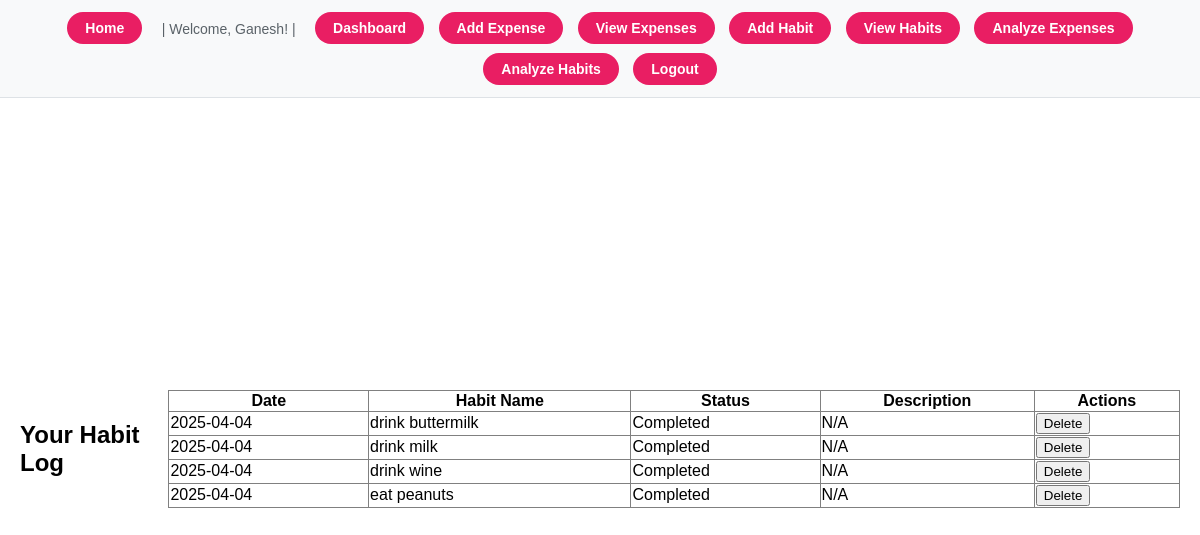
Screenshot of /view_habits (signed in) with the database file from the repository.
### models.py (models this page shows, shortened)
class User(UserMixin, db.Model):
    id = db.Column(db.Integer, primary_key=True)
    username = db.Column(db.String(80), unique=True, nullable=False)
    password_hash = db.Column(db.String(128), nullable=False)
    expenses = db.relationship('Expense', backref='owner', lazy=True, cascade="all, delete-orphan")
    habits = db.relationship('Habit', backref='owner', lazy=True, cascade="all, delete-orphan")

class Habit(db.Model):
    id = db.Column(db.Integer, primary_key=True)
    date = db.Column(db.Date, nullable=False, default=date.today) # Use date.today for default
    habit_name = db.Column(db.String(150), nullable=False)
    status = db.Column(db.Boolean, default=False, nullable=False)
    description = db.Column(db.String(200), nullable=True) # Added optional description based on form
    user_id = db.Column(db.Integer, db.ForeignKey('user.id'), nullable=False)

### app.py (the view)
    @app.route('/view_habits')
    @login_required
    def view_habits():
        user_habits = Habit.query.filter_by(user_id=current_user.id).order_by(Habit.date.desc(), Habit.habit_name).all()
        return render_template('view_habits.html', habits=user_habits)

### models.py (called while the page is built)
@login_manager.user_loader
def load_user(user_id):
    return User.query.get(int(user_id))

### templates/view_habits.html (shortened to what this page needs)
{% extends '_base.html' %}
{% block content %}
  <h2>Your Habit Log</h2>
   {% if habits %}
    <table border="1" style="width:100%; border-collapse: collapse;">
      <thead>
        <tr>
          <th>Date</th>
          <th>Habit Name</th>
          <th>Status</th>
          <th>Description</th>
           <th>Actions</th>
        </tr>
      </thead>
      <tbody>
        {% for habit in habits %}
          <tr>
            <td>{{ habit.date.strftime('%Y-%m-%d') }}</td>
            <td>{{ habit.habit_name }}</td>
            <td>{{ 'Completed' if habit.status else 'Not Completed' }}</td>
            <td>{{ habit.description or 'N/A' }}</td>
             <td>
               <form method="POST" action="{{ url_for('delete_habit', habit_id=habit.id) }}" style="display:inline;" onsubmit="return confirm('Are you sure you want to delete this habit log entry?');">
                  <button type="submit">Delete</button>
              </form>
              </td>
          </tr>
        {% endfor %}
      </tbody>
    </table>
  {% else %}
    <p>You haven't logged any habits yet. <a href="{{ url_for('add_habit') }}">Add one now!</a></p>
  {% endif %}
{% endblock %}

### templates/_base.html (shortened to what this page needs)
<!DOCTYPE html>
<html lang="en">
<head>
</head>
<body>
    <nav>
        <a href="{{ url_for('index') }}">Home</a>
        {% if current_user.is_authenticated %}
            <span>| Welcome, {{ current_user.username }}! |</span>
            <a href="{{ url_for('dashboard') }}">Dashboard</a>
            <a href="{{ url_for('add_expense') }}">Add Expense</a>
            <a href="{{ url_for('view_expenses') }}">View Expenses</a>
            <a href="{{ url_for('add_habit') }}">Add Habit</a>
            <a href="{{ url_for('view_habits') }}">View Habits</a>
            <a href="{{ url_for('analyze_expenses') }}">Analyze Expenses</a>
            <a href="{{ url_for('analyze_habits') }}">Analyze Habits</a>
            <a href="{{ url_for('logout') }}">Logout</a>
        {% endif %}
    </nav>
    <main>
        {% block content %}
        {% endblock %}
    </main>
</body>
</html>

### templates/_base.html (style rules this page uses)
html, body { margin: 0; padding: 0; height: 100%; }
body { font-family: 'Arial', sans-serif; margin: 0; padding: 0; display: flex; flex-direction: column; min-height: 100vh; background-color: #ffffff; }
nav { flex-shrink: 0; padding: 8px 25px; background-color: #f8f9fa; border-bottom: 1px solid #dee2e6; text-align: center; }
nav a { display: inline-block; margin: 4px 5px; padding: 8px 18px; background-color: #E91E63; color: white !important; border: none; border-radius: 20px; text-decoration: none !important; font-size: 14px; font-weight: bold; transition: background-color 0.2s ease, transform 0.2s ease; }
nav span { margin: 4px 10px; color: #5a6268; display: inline-block; vertical-align: middle; padding: 8px 0; font-size: 14px; }
main { flex-grow: 1; display: flex; justify-content: center; align-items: center; padding: 20px; width: 100%; box-sizing: border-box; }

### rows the page displays
User: username "Ganesh"
Habit: date "2025-04-04", habit_name "drink buttermilk", status "Completed", description "N/A"
Habit: date "2025-04-04", habit_name "drink milk", status "Completed", description "N/A"
Habit: date "2025-04-04", habit_name "drink wine", status "Completed", description "N/A"
Habit: date "2025-04-04", habit_name "eat peanuts", status "Completed", description "N/A"
